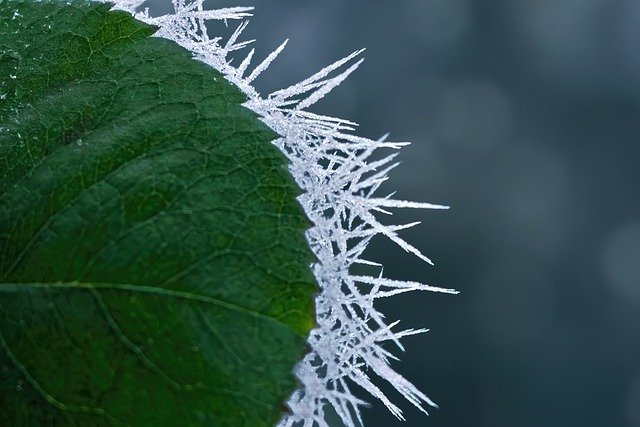
#> input picture img_sample/img2.jpg, 640 x 427 px
$ python closing.py
#> lines starting #> are read from the running program, lines starting #| are printed output that depends on the picture; after the words box and inside, x2 and y2 are one past the last pixel; in counts of white or black regions, pixels touching at a corner belong together
import cv2
import numpy as np

def cvt_to_binary(img,binary_threshold):
    img1 = np.where(img > binary_threshold,255,img)
    img2 = np.where(img1 < binary_threshold,0,img1)
    return img2

def erosion(binary_img):
    h,w = binary_img.shape[:2]
    erosion_img = np.zeros((h,w))
    for i in range(1,h-1):
        for j in range(1,w-1):
            sum = 0
            for row in range(3):
                for col in range(3):
                    sum += int(binary_img[i+row-1][j+col-1])
            if sum == 255*9:
                erosion_img[i][j] = 255
            else :
                erosion_img[i][j] = 0
    return erosion_img

def dilation(binary_img):
    h,w = binary_img.shape[:2]
    dilation_img = np.zeros((h,w))
    for i in range(1,h-1):
        for j in range(1,w-1):
            sum = 0
            for row in range(3):
                for col in range(3):
                    sum += int(binary_img[i+row-1][j+col-1])
            if sum == 0:
                dilation_img[i][j] = 0
            else :
                dilation_img[i][j] = 255
    return dilation_img

img = cv2.imread('./img_sample/img2.jpg',0)
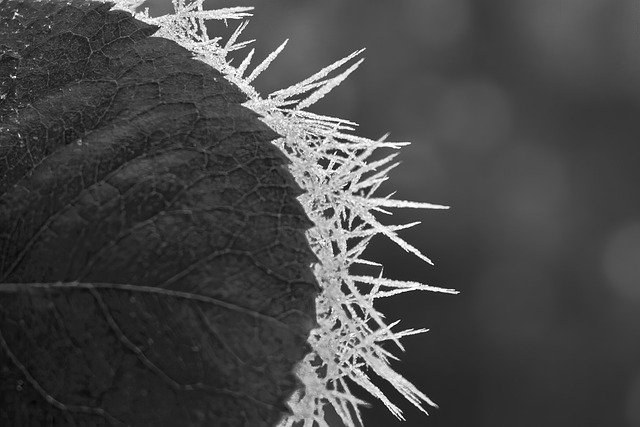
#> img: shape (427, 640); min 0, max 255, mean 71.3
binary_img = cvt_to_binary(img,90)
#> in cvt_to_binary, `img1 = np.where(img > binary_threshold,255,img)`:
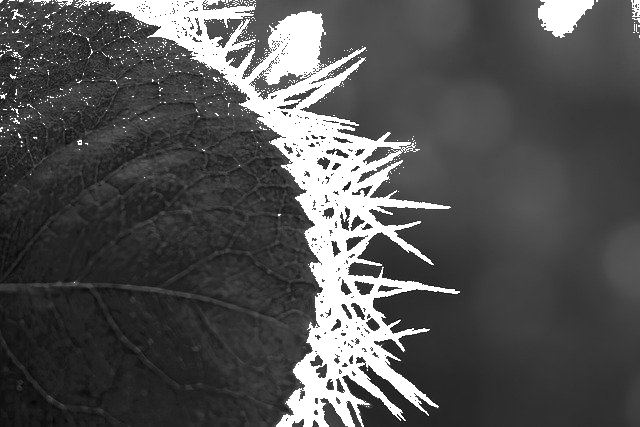
#> img1: shape (427, 640); min 0, max 255, mean 82.3
#> in cvt_to_binary, `img2 = np.where(img1 < binary_threshold,0,img1)`:
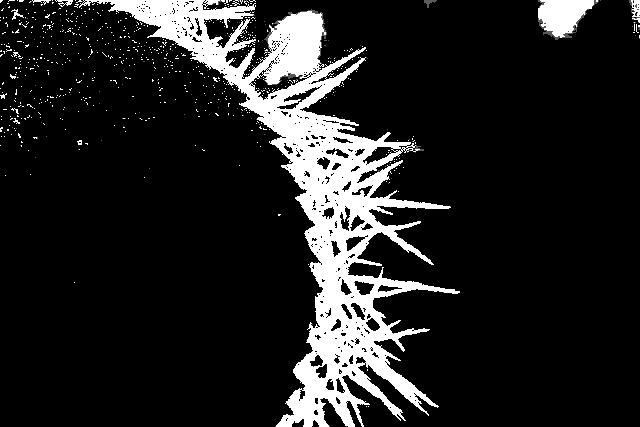
#> img2: shape (427, 640); min 0, max 255, mean 34
dilation_img = dilation(binary_img)
#> after the loop in dilation, `for i in range(1,h-1):`:
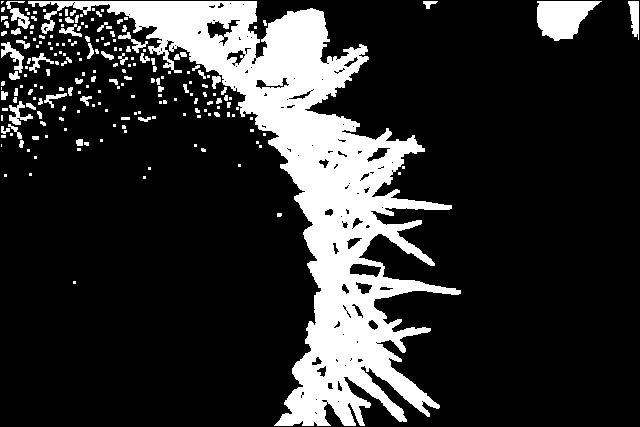
#> dilation_img: shape (427, 640) float64; 18.6% white; 209 white regions (137 under 20 px), largest, box (x1, y1, x2, y2) and area: (28, 1, 461, 426) 43936, (537, 1, 602, 41) 1722, (628, 1, 639, 40) 286
closing_img = erosion(dilation_img)
#> after the loop in erosion, `for i in range(1,h-1):`:
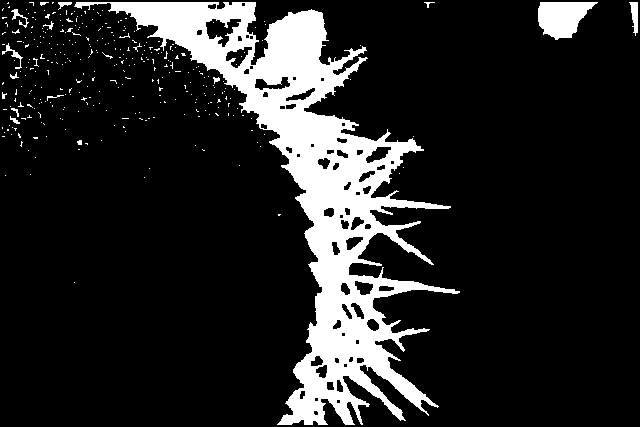
#> erosion_img: shape (427, 640) float64; 14.6% white; 334 white regions (318 under 20 px), largest, box (x1, y1, x2, y2) and area: (74, 2, 460, 425) 36768, (538, 2, 598, 40) 1510, (629, 2, 638, 36) 184

cv2.imwrite('./processed_img/img2_closing.jpg',closing_img)
cv2.imshow('img',closing_img)
cv2.waitKey(0)
cv2.destroyAllWindows(0)
